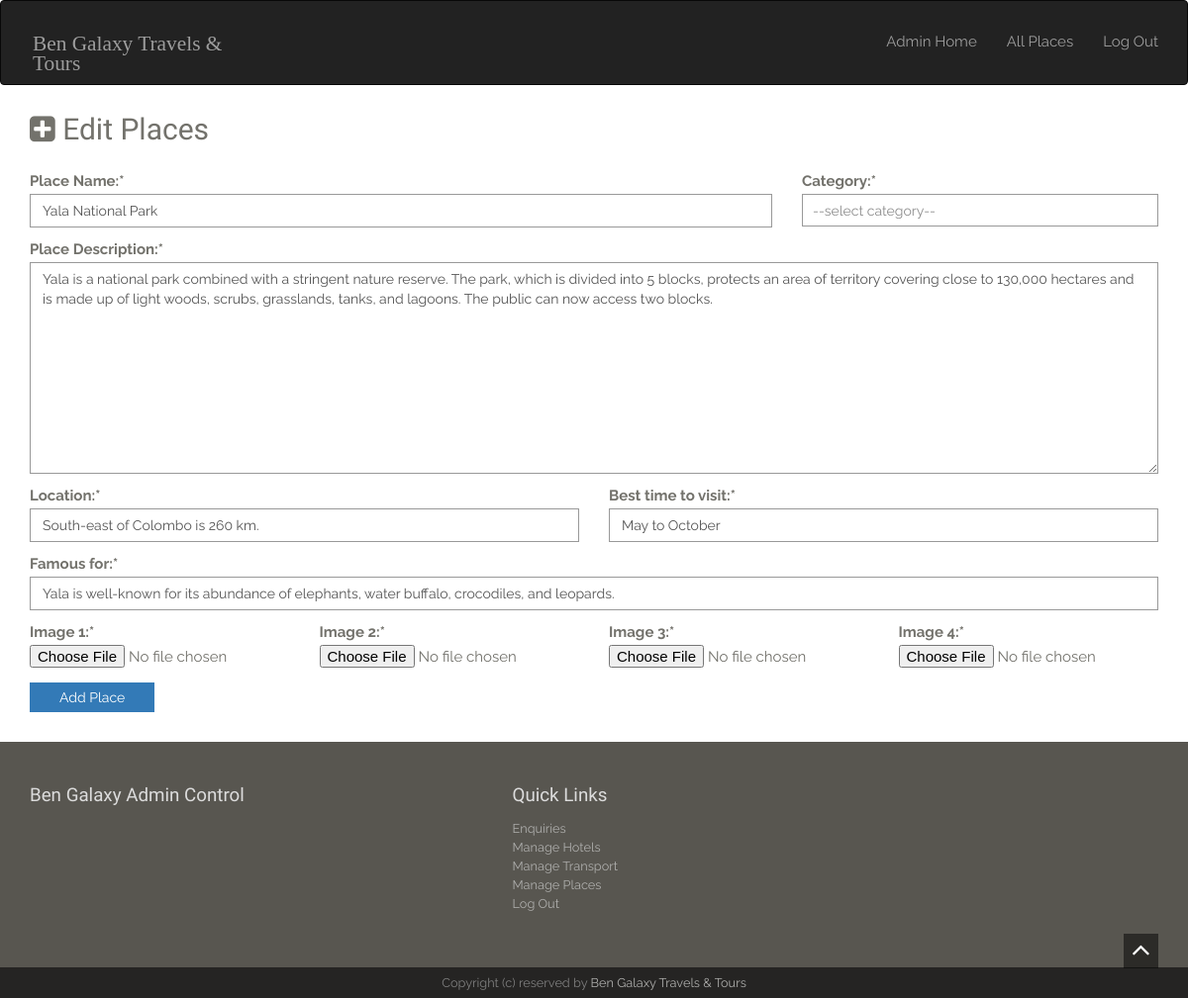
The page /sample.php?id=1 on the database its author committed.
### tables this page shows
CREATE TABLE IF NOT EXISTS `placesdb` (
  `id` int NOT NULL AUTO_INCREMENT,
  `title` varchar(200) NOT NULL,
  `category` varchar(200) NOT NULL,
  `description` mediumtext NOT NULL,
  `location` varchar(1000) NOT NULL,
  `visit_time` varchar(1000) NOT NULL,
  `famous_description` varchar(10000) NOT NULL,
  `image1` varchar(50) NOT NULL,
  `image2` varchar(50) NOT NULL,
  `image3` varchar(50) NOT NULL,
  `image4` varchar(50) NOT NULL,
  PRIMARY KEY (`id`)
);

### sample.php (the view, shortened to what this page needs)
<head>
</head>
<body>
	 <div id="wrapper">
<?php require_once('header-admin.php');?>
        <div class="container-fluid body-section container">
            <div class="row">
                <div class="col-md-12">
                    <h2><i class="fa fa-plus-square"></i> Edit Places </h2>
                    <?php
                     require_once('db.php');
					if(isset($_GET['id'])){
                        $id = $_GET['id'];
                        $q = "SELECT * FROM placesdb WHERE placesdb.id = $id";
					$r = mysqli_query($con, $q);
                        $row = mysqli_fetch_array($r);
					$title = $row['title'];
						$category = $row['category'];
                        $description = $row['description'];
						$location = $row['location'];
                        $visittime = $row['visit_time'];
						$famousdescription = $row['famous_description'];
					}
                    ?>
                    <div class="row">
                        <div class="col-xs-12">
                            <form action="" method="post" enctype="multipart/form-data">
								 <div class="row">
									 <div class="col-md-8">
                                <div class="form-group">
                                    <label for="title">Place Name:*</label>
                                    <input type="text" name="title" placeholder="Type Place name Here" value="<?php if(isset($title)){echo $title;}?>" class="form-control">
                                </div>
									 </div>
								 <div class="col-md-4">
                                       <div class="form-group">
                                          <label for="Category:">Category:*</label>
										   <select name="category" id ="category" value="<?php if(isset($title)){echo $category;}?>" class="form-control">
											    <option value="--select category--">--select category--</option>
										   </select>
                                       </div>
                                   </div>
                                </div>
                                <div class="form-group">
                                    <label for="title">Place Description:*</label>
                                    <textarea name="description" id="textarea" rows="10" class="form-control"><?php if(isset($description)){echo $description;}?></textarea>
                                </div>
                                <div class="row">
                                    <div class="col-md-6">
                                        <div class="form-group">
                                            <label for="size">Location:*</label>
                                            <input type="text" name="location" placeholder="Type location Here" value="<?php if(isset($title)){echo $location;}?>" class="form-control">
                                        </div>
                                    </div>
                                    <div class="col-md-6">
                                        <div class="form-group">
                                            <label for="title">Best time to visit:*</label>
                                            <input type="text" name="visittime" placeholder="Type best time to visit  Here" value="<?php if(isset($title)){echo $visittime;}?>" class="form-control">
                                        </div>
                                    </div>
                                </div>
								<div class="form-group">
                                            <label for="size">Famous for:*</label>
                                            <input type="text" name="famousdescription" placeholder="Type location Here " value="<?php if(isset($title)){echo $famousdescription;}?>" class="form-control">
                                        </div>
                                <div class="row">
                                    <div class="col-sm-3">
                                        <div class="form-group">
                                            <label for="file">Image 1:*</label>
                                            <input type="file" name="image1">
                                        </div>
                                    </div>
                                    <div class="col-sm-3">
                                        <div class="form-group">
                                            <label for="file">Image 2:*</label>
                                            <input type="file" name="image2">
                                        </div>
                                    </div>
                                    <div class="col-sm-3">
                                        <div class="form-group">
                                            <label for="file">Image 3:*</label>
                                            <input type="file" name="image3">
                                        </div>
                                    </div>
                                    <div class="col-sm-3">
                                        <div class="form-group">
                                            <label for="file">Image 4:*</label>
                                            <input type="file" name="image4">
                                        </div>
                                    </div>
                                </div>
                                <input type="submit" class="btn btn-primary" value="Add Place" name="submit">
                            </form>
                        </div>
                    </div>
                </div>
            </div>
        </div>
		 <br>
	<?php require_once('footer-admin.php');?>

### assets/style.css (style rules this page uses)
body { background-color: #fff;font-family: 'Raleway', sans-serif;font-size: 15px;line-height: 15px; color: #73726C; }
.btn,a,a:hover { text-decoration: none;-webkit-transition: all 0.3s ease-in-out;-moz-transition: all 0.3s ease-in-out;-ms-transition: all 0.3s ease-in-out;-o-transition: all 0.3s ease-in-out;transition: all 0.3s ease-in-out;outline:0 ; }
h1,h2,h3,h4,h5,h6 { font-family:'Old Standard TT', serif;line-height: 1em;margin: 0; }
h1.title,h2 { font-size: 2em;line-height: 3em; }
.btn { border:none !important;border-radius: 0;padding: 5px 30px; }
.form-control { border: 1px solid #999;border-radius:0;box-shadow:none !important; }
div.selector select { height: 36px !important;top: -2px; cursor: pointer; background-color: #fff; }
div.selector option { padding: 10px; }

### rows shown on the page
placesdb: title "Yala National Park", description "Yala is a national park combined with a stringent nature reserve. The park, which is divided into 5 blocks, protects an area of territory covering close to 130,000 hectares and is made up of light woods, scrubs, grasslands, tanks, and lagoons. The public can now access two blocks.", location "South-east of Colombo is 260 km.", visittime "May to October", famousdescription "Yala is well-known for its abundance of elephants, water buffalo, crocodiles, and leopards."
